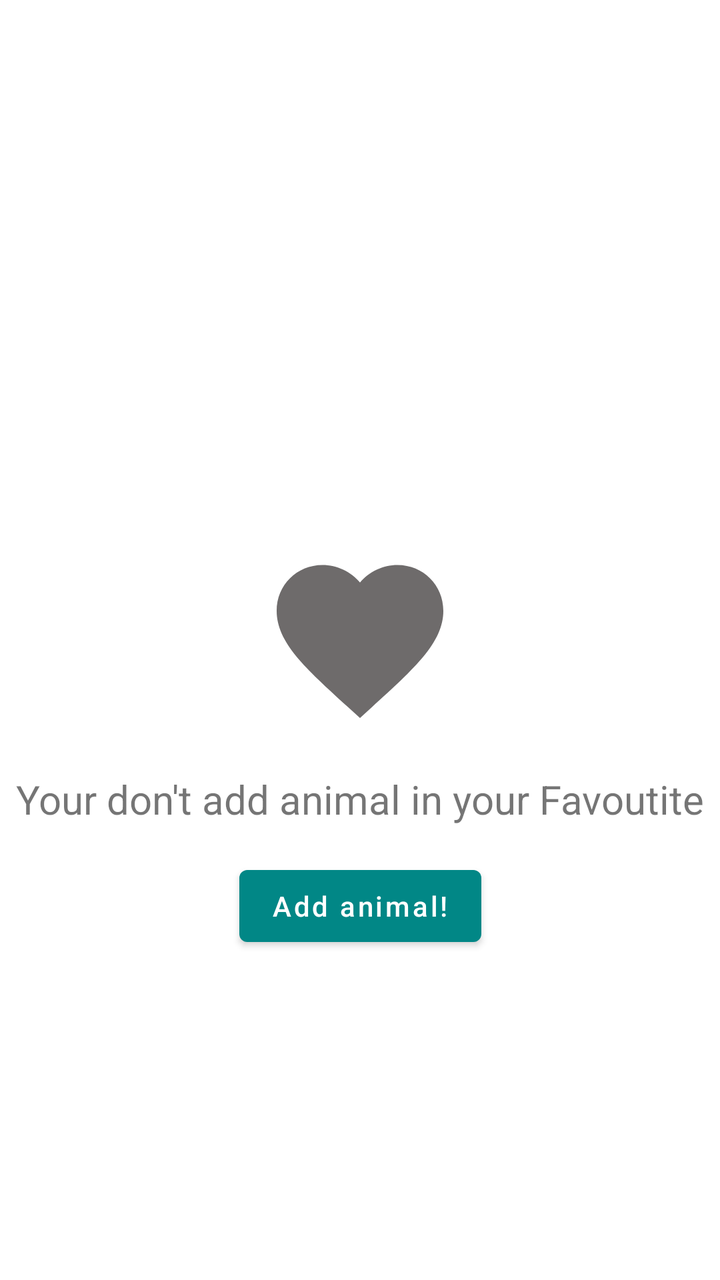
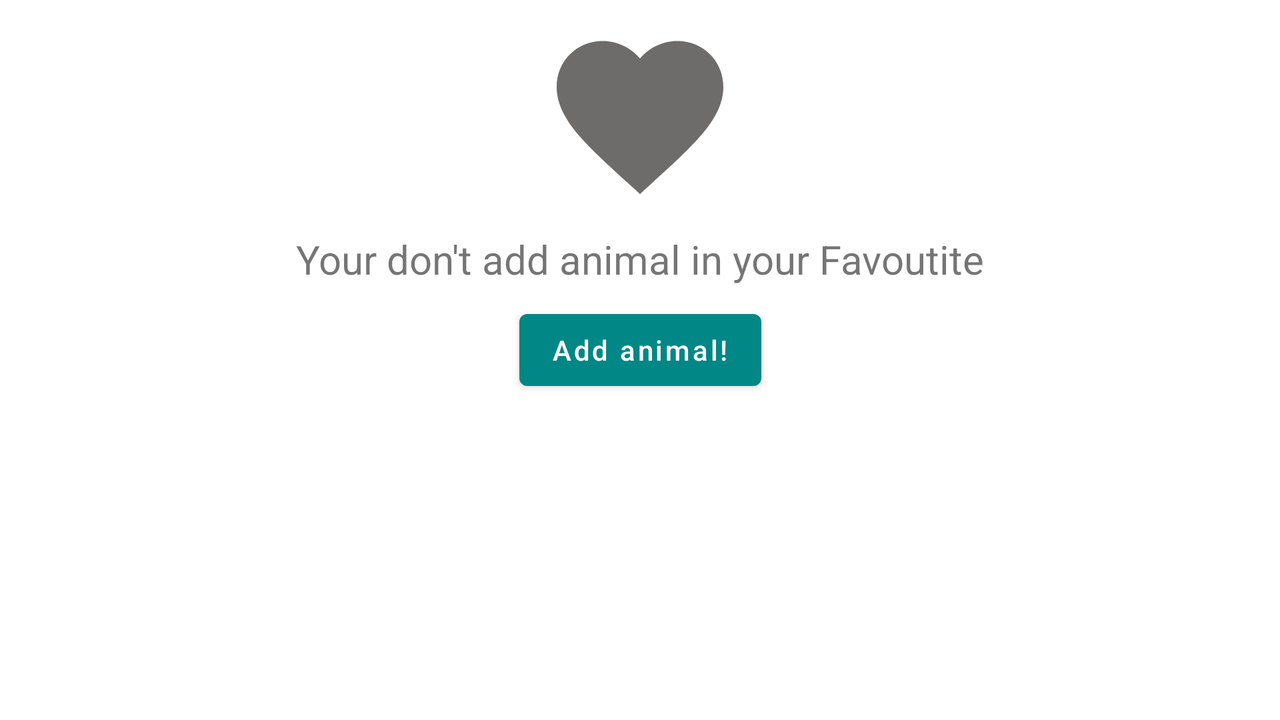

One screen, two layout resources from the same app: the default and the repository's alternative for another configuration. Each is rendered where Android would select it; the XML of both is given below.
<!-- AndroidManifest.xml: application theme Theme.MyApplication_FinalNavigatio -->
<!-- res/layout/fragment_favourite.xml -->
<?xml version="1.0" encoding="utf-8"?>
<FrameLayout xmlns:android="http://schemas.android.com/apk/res/android"
    xmlns:app="http://schemas.android.com/apk/res-auto"
    xmlns:tools="http://schemas.android.com/tools"
    android:layout_width="match_parent"
    android:layout_height="match_parent"
    tools:context=".MainActivity">


    <androidx.recyclerview.widget.RecyclerView
        android:id="@+id/recyclerViewLike"
        android:layout_width="match_parent"
        android:layout_height="match_parent"
        android:background="?attr/selectableItemBackground"
        android:orientation="vertical"
        android:visibility="invisible" />


    <androidx.constraintlayout.widget.ConstraintLayout
        android:id="@+id/constraintPlaseHolder"
        android:layout_width="match_parent"
        android:layout_height="match_parent">

        <ImageView
            android:id="@+id/plaseHolder"
            android:layout_width="100dp"
            android:layout_height="100dp"
            android:layout_gravity="center"
            android:src="@drawable/greey_like"
            app:layout_constraintBottom_toBottomOf="parent"
            app:layout_constraintEnd_toEndOf="parent"
            app:layout_constraintStart_toStartOf="parent"
            app:layout_constraintTop_toTopOf="parent" />

        <TextView
            android:id="@+id/textView"
            android:layout_width="wrap_content"
            android:layout_height="wrap_content"
            android:layout_marginTop="16dp"
            android:text="@string/your_don_t_add_animal_in_your_favoutite"
            android:textAllCaps="false"
            android:textSize="20sp"
            app:layout_constraintBottom_toBottomOf="parent"
            app:layout_constraintEnd_toEndOf="parent"
            app:layout_constraintStart_toStartOf="parent"
            app:layout_constraintTop_toBottomOf="@+id/plaseHolder"
            app:layout_constraintVertical_bias="0.0" />

        <Button
            android:id="@+id/bottomAddAnimals"
            android:layout_width="wrap_content"
            android:layout_height="wrap_content"
            android:layout_marginTop="16dp"
            android:text="@string/add_animal"
            android:textAllCaps="false"
            app:layout_constraintBottom_toBottomOf="parent"
            app:layout_constraintEnd_toEndOf="parent"
            app:layout_constraintStart_toStartOf="parent"
            app:layout_constraintTop_toBottomOf="@+id/textView"
            app:layout_constraintVertical_bias="0.0" />

    </androidx.constraintlayout.widget.ConstraintLayout>


</FrameLayout>
<!-- resources referenced by this layout -->
<resources>
  <!-- drawable greey_like (drawable) -->
  <vector android:height="24dp" android:tint="#6E6B6B"
      android:viewportHeight="24" android:viewportWidth="24"
      android:width="24dp" xmlns:android="http://schemas.android.com/apk/res/android">
      <path android:fillColor="@android:color/white" android:pathData="M12,21.35l-1.45,-1.32C5.4,15.36 2,12.28 2,8.5 2,5.42 4.42,3 7.5,3c1.74,0 3.41,0.81 4.5,2.09C13.09,3.81 14.76,3 16.5,3 19.58,3 22,5.42 22,8.5c0,3.78 -3.4,6.86 -8.55,11.54L12,21.35z"/>
  </vector>
  <string name="add_animal" translatable="false">Add animal!</string>
  <string name="your_don_t_add_animal_in_your_favoutite" translatable="false">Your don\'t add animal in your Favoutite</string>
  <style name="Theme.MyApplication_FinalNavigatio" parent="Theme.MaterialComponents.DayNight.DarkActionBar">
          
          <item name="colorPrimary">@color/teal_700</item>
          <item name="colorPrimaryVariant">@color/teal_200</item>
          <item name="colorOnPrimary">@color/white</item>
          
          <item name="colorSecondary">@color/teal_200</item>
          <item name="colorSecondaryVariant">@color/teal_700</item>
          <item name="colorOnSecondary">@color/black</item>
          
          <item name="android:statusBarColor">?attr/colorPrimaryVariant</item>
          
      </style>
</resources>
<!-- res/layout-land/fragment_favourite.xml (the repository's variant of the layout above) -->
<!-- drawn on the phone turned sideways -->
<?xml version="1.0" encoding="utf-8"?>
<FrameLayout xmlns:android="http://schemas.android.com/apk/res/android"
    xmlns:app="http://schemas.android.com/apk/res-auto"
    xmlns:tools="http://schemas.android.com/tools"
    android:layout_width="match_parent"
    android:layout_height="match_parent"
    tools:context=".MainActivity">


    <androidx.recyclerview.widget.RecyclerView
        android:id="@+id/recyclerViewLike"
        android:layout_width="match_parent"
        android:layout_height="match_parent"
        android:background="?attr/selectableItemBackground"
        android:orientation="vertical"
        android:visibility="invisible" />


    <androidx.constraintlayout.widget.ConstraintLayout
        android:id="@+id/constraintPlaseHolder"
        android:layout_width="match_parent"
        android:layout_height="match_parent">

        <ImageView
            android:id="@+id/plaseHolder"
            android:layout_width="100dp"
            android:layout_height="100dp"
            android:layout_marginTop="8dp"
            android:src="@drawable/greey_like"
            app:layout_constraintEnd_toEndOf="parent"
            app:layout_constraintStart_toStartOf="parent"
            app:layout_constraintTop_toTopOf="parent" />

        <TextView
            android:id="@+id/textView"
            android:layout_width="wrap_content"
            android:layout_height="wrap_content"
            android:layout_marginTop="8dp"
            android:text="@string/your_don_t_add_animal_in_your_favoutite"
            android:textAllCaps="false"
            android:textSize="20sp"
            app:layout_constraintEnd_toEndOf="parent"
            app:layout_constraintStart_toStartOf="parent"
            app:layout_constraintTop_toBottomOf="@+id/plaseHolder" />

        <Button
            android:id="@+id/bottomAddAnimals"
            android:layout_width="wrap_content"
            android:layout_height="wrap_content"
            android:layout_marginTop="8dp"
            android:text="@string/add_animal"
            android:textAllCaps="false"
            app:layout_constraintEnd_toEndOf="parent"
            app:layout_constraintStart_toStartOf="parent"
            app:layout_constraintTop_toBottomOf="@+id/textView" />

    </androidx.constraintlayout.widget.ConstraintLayout>


</FrameLayout>
